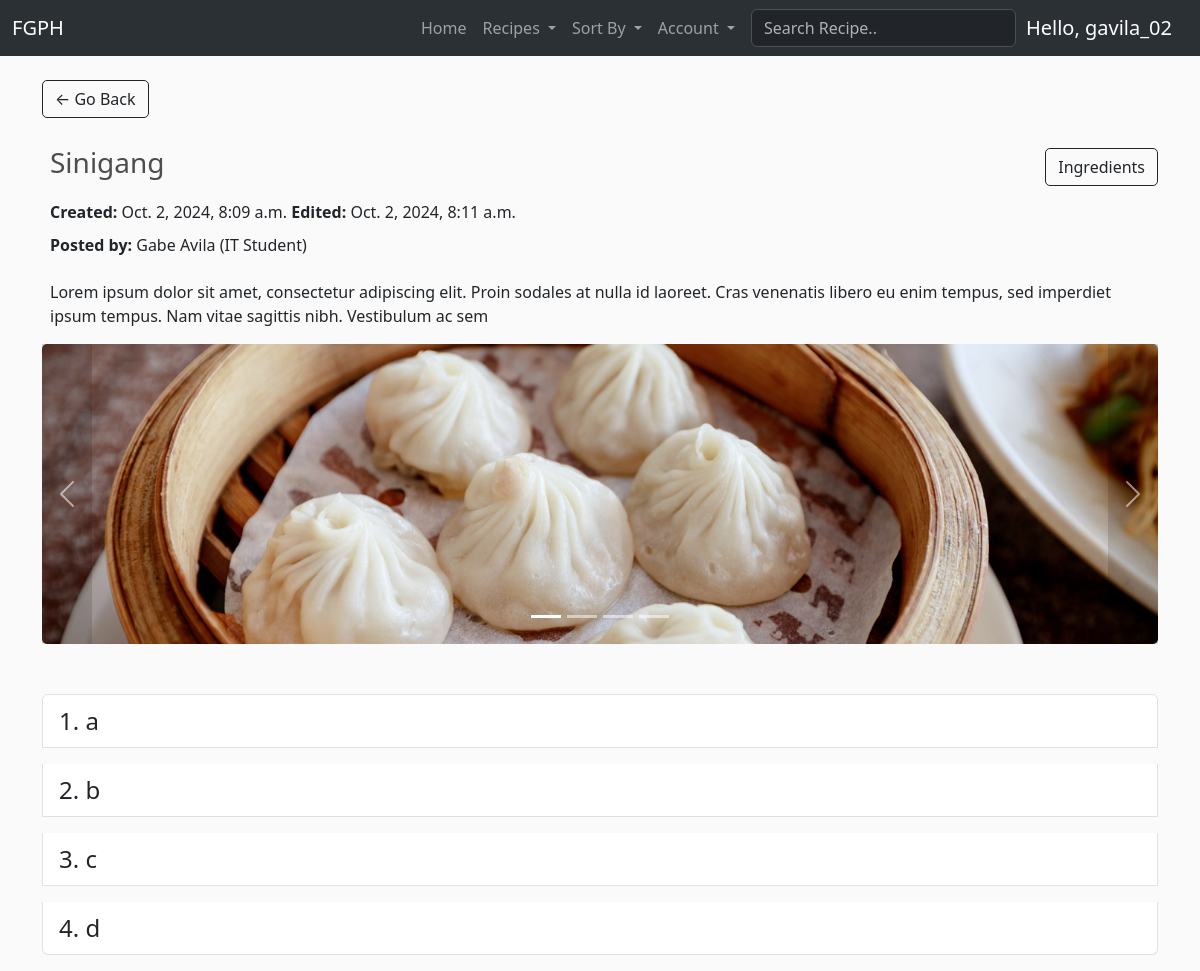
/recipe/6 (signed in), run on the app's committed database.
### FGPH/models.py (models this page shows, shortened)
class Recipe(models.Model):
	author = models.ForeignKey(RegisteredUser, null=True, on_delete=models.CASCADE, related_name='recipes')
	name = models.CharField(max_length=64)
	category = models.ForeignKey(Category, null=True, blank=True, on_delete=models.SET_NULL, related_name='recipes')
	tags = models.ManyToManyField(Tag)
	thumbnail = models.ImageField(default='placeholder.png')
	region = models.ForeignKey(Region, null=True, blank=True, on_delete=models.SET_NULL, related_name='recipes')
	description = models.CharField(max_length=500, null=True, blank=True)
	steps = models.JSONField(null=True)
	ingredients = models.JSONField(null=True)
	preparation_time = models.CharField(max_length=64, null=True, blank=True)
	serving_size = models.IntegerField(
		null=True,
		blank=True,
        validators=[
            MaxValueValidator(500),
            MinValueValidator(1)
        ]
    )
	date_created = models.DateTimeField(auto_now_add=True, null=True)
	date_modified = models.DateTimeField(auto_now=True, null=True)
	@property
	def recipeSteps(self):
		return json.loads(self.steps)

class RegisteredUser(models.Model):
	user = models.OneToOneField(User, null=True, blank=True, on_delete=models.CASCADE)
	name = models.CharField(max_length=200, null=True)
	email = models.CharField(max_length=200)
	title = models.CharField(default="", max_length=200, blank=True)
	profile_pic = models.ImageField(default="pfp.png", null=True, blank=True)
	date_created = models.DateTimeField(auto_now_add=True, null=True)
	def __str__(self):
	    return str(self.name)

class Image(models.Model):
	recipe = models.ForeignKey(Recipe, null=True, on_delete=models.CASCADE, related_name='images')
	photo = models.ImageField(null=True, upload_to=get_image_filename, verbose_name='Image')
	def __str__(self):
		return str(self.recipe.name)
	@property
	def imageURL(self):
		try:
			url = self.photo.url
		except:
			url = ''
		return url

### FGPH/views.py (the view)
# urls.py: path("recipe/<str:recipeId>", views.recipe, name='recipe'),
def recipe(request, recipeId):
    categories = Category.objects.all()
    recipe = Recipe.objects.get(id=recipeId)
    images = recipe.images.all()
    print(images.order_by("id"))
    steps = recipe.steps
    ingredients = recipe.ingredients
    context = {'categories': categories, 'recipe': recipe, 'images': images, 'steps': steps, 'ingredients': ingredients}
    return render(request, 'FGPH/recipe.html', context)

### FGPH/templatetags/get_group.py (called while the page is built)
@register.filter(name='has_group')
def has_group(user, group_name):
    return user.groups.filter(name=group_name).exists()

### FGPH/templates/FGPH/recipe.html (shortened to what this page needs)
{% extends 'FGPH/template.html' %}
{% load static %}
{% block content %}
<a class="btn btn-outline-dark" href="javascript:history.back()">&#x2190; Go Back</a>
<div class="d-flex mb-1">
  <div class="d-flex justify-content-start me-auto p-2">
    <h3 style="padding-top: 20px;">{{ recipe.name }}</h3>
  </div>
  <div style="height: fit-content; margin-top: 30px;" class="btn btn-outline-dark" data-bs-toggle="offcanvas" data-bs-target="#offcanvasNavbar" aria-controls="offcanvasNavbar" aria-label="Toggle navigation">Ingredients</div>
</div>
<div style="margin-bottom: 30px;">
  <p class="ms-2"> <strong>Created:</strong> {{ recipe.date_created }} <strong>Edited:</strong> {{ recipe.date_modified }}</p>
  <p style="line-height: 10px;" class="ms-2"><strong>Posted by:</strong> {{ recipe.author }} ({{ recipe.author.title }})</p>
</div>
<div>
  <p class="ms-2">{{ recipe.description }}</p>
</div>
<div id="myCarousel" class="carousel slide">
  <div class="carousel-indicators">
    {% for image in images %}
    <button type="button" data-bs-target="#myCarousel" data-bs-slide-to="0" class="carousel-indicators-btn active"></button>
    {% endfor %}
  </div>
  <div class="carousel-inner">
    {% for image in images %}
    <div style="height: 300px;" class="carousel-item">
      <img src="{{ image.imageURL }}" style="height: 300px;" class="thumbnail myImg" alt="{{ recipe.name }}">
    </div>
    {% endfor %}
  </div>
  <button class="bg-black bg-opacity-25 carousel-control-prev disabled" style="width: 50px;" type="button" data-bs-target="#myCarousel" data-bs-slide="prev">
    <span class="carousel-control-prev-icon" aria-hidden="true"></span>
  </button>
  <button class="bg-black bg-opacity-25 carousel-control-next disabled" style="width: 50px;" type="button" data-bs-target="#myCarousel" data-bs-slide="next">
    <span class="carousel-control-next-icon" aria-hidden="true"></span>
  </button>
</div>
  <ol style="margin-top: 50px;" class="list-group list-group-numbered">
  {% for step in recipe.steps %}
    <li class="list-group-item fs-4 mb-3">{{ step }}</li>
  {% endfor %}
  </ol>
{% endblock content %}

### FGPH/templates/FGPH/sections/navbar.html (shortened to what this page needs)
{% load get_group %}
<nav class="navbar navbar-expand-lg bg-body-tertiary" data-bs-theme="dark">
  <div class="container-fluid">
    <a class="navbar-brand" href="{% url 'FGPH:home' %}">FGPH</a>
    <div class="collapse navbar-collapse" id="navbarSupportedContent">
      <ul class="navbar-nav ms-auto me-2 mb-2 mb-lg-0">
        <li class="nav-item">
          <a class="nav-link" aria-current="page" href="{% url 'FGPH:home' %}">Home</a>
        </li>
        <li class="nav-item dropdown">
          <a class="nav-link dropdown-toggle" href="#" role="button" data-bs-toggle="dropdown" aria-expanded="false">
            Recipes
          </a>
        </li>
        <li class="nav-item dropdown">
          <a class="nav-link dropdown-toggle" href="#" role="button" data-bs-toggle="dropdown" aria-expanded="false">
            Sort By
          </a>
        </li>
        {% if request.user|has_group:"contributor" or request.user|has_group:"user" %}
        <li class="nav-item dropdown">
          <a class="nav-link dropdown-toggle" href="#" role="button" data-bs-toggle="dropdown" aria-expanded="false">
            Account
          </a>
        </li>
        {% endif %}
      </ul>
      <form action="{% url 'FGPH:home' %}" method="get">
        <input class="form-control me-2" name="q" type="text" placeholder="Search Recipe.." aria-label="Search">
      </form>
      <div style="margin-left: 10px;">
        {% if request.user.is_authenticated %}
        <a class="navbar-brand">Hello, {{ request.user.username }}</a>
        {% else %}
        <a href="{% url 'FGPH:login' %}" class="btn btn-outline-warning">Login</a>
        {% endif %}
      </div>
    </div>
  </div>
</nav>

### static/css/main.css (style rules this page uses)
body { background-color: hsl(0, 0%, 98%); }
h1,h2,h3,h4,h5,h6 { color:hsl(0, 0%, 30%); }
.thumbnail { width: 100%; height: 200px; object-fit: cover; -webkit-box-shadow: -1px -3px 5px -2px rgba(214,214,214,1); -moz-box-shadow: -1px -3px 5px -2px rgba(214,214,214,1); box-shadow: -1px -3px 5px -2px rgba(214,214,214,1); }
.btn { border-radius: 5px; }
.myImg { border-radius: 5px; cursor: pointer; transition: 0.3s; }

### data on the page
Recipe: name "Sinigang", date_created "Oct. 2, 2024, 8:09 a.m.", date_modified "Oct. 2, 2024, 8:11 a.m.", author "Gabe Avila", author "IT Student", description "Lorem ipsum dolor sit amet, consectetur adipiscing elit. Proin sodales at nulla id laoreet. Cras venenatis libero eu enim tempus, sed imperdiet ipsum tempus. Nam vitae sagittis nibh. Vestibulum ac sem"
Image: imageURL (picture)

### other printed values
{{ request.user.username }} "gavila_02"
{{ step }} "a" "b" "c" "d"
